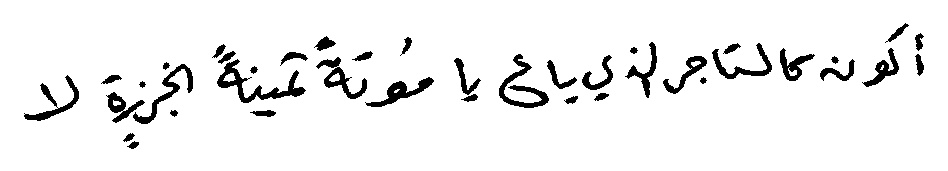
#> input picture arocr_v3/word-segmentation/test.jpg, 948 x 171 px
$ python -i page.py   (imports and definitions only)
#> lines starting #> are read from the running program, lines starting #| are printed output that depends on the picture; after the words box and inside, x2 and y2 are one past the last pixel; in counts of white or black regions, pixels touching at a corner belong together
### arocr_v3/word-segmentation/utils.py
# -*- coding: utf-8 -*-
"""
Helper functions for ocr project
"""
import numpy as np
import cv2


SMALL_HEIGHT = 800


# [5 lines left out: function implt, not called in this run]


def resize(img, height=SMALL_HEIGHT, always=True):
    """Resize image to given height."""
    # print(img.shape[1], img.shape[0])
    if (img.shape[0] > height or always):
        rat = height / img.shape[0]
        return cv2.resize(img, (int(rat * img.shape[1]), height))

    return img


def ratio(img, height=SMALL_HEIGHT):
    """Getting scale ratio."""
    return img.shape[0] / height


# [12 lines left out: function img_extend, not called in this run]

### arocr_v3/word-segmentation/page.py

"""
Crop background and transform perspective from the photo of page
"""
import numpy as np
import cv2
from utils import *

def detection(image):
    """Finding Page."""
    # Edge detection
    image_edges = _edges_detection(image, 0, 0)

    # Close gaps between edges (double page clouse => rectangle kernel)
    closed_edges = cv2.morphologyEx(image_edges,
                                    cv2.MORPH_CLOSE,
                                    np.ones((5, 5)))
    # Countours
    page_contour = _find_page_contours(closed_edges, resize(image))
    # Recalculate to original scale
    page_contour = page_contour.dot(ratio(image))
    # Transform prespective
    new_image = _persp_transform(image, page_contour)
    return new_image


def _edges_detection(img, minVal, maxVal):
    """Preprocessing (gray, thresh, filter, border) + Canny edge detection."""
    img = cv2.cvtColor(resize(img), cv2.COLOR_BGR2GRAY)

    img = cv2.bilateralFilter(img, 9, 75, 75)
    img = cv2.adaptiveThreshold(img, 255,
                                cv2.ADAPTIVE_THRESH_GAUSSIAN_C,
                                cv2.THRESH_BINARY, 115, 4)

    # Median blur replace center pixel by median of pixels under kelner
    # => removes thin details
    img = cv2.medianBlur(img, 11)

    # Add black border - detection of border touching pages
    img = cv2.copyMakeBorder(img, 5, 5, 5, 5,
                             cv2.BORDER_CONSTANT,
                             value=[0, 0, 0])
    return cv2.Canny(img, minVal, maxVal)


def _four_corners_sort(pts):
    """Sort corners in order: top-left, bot-left, bot-right, top-right."""
    diff = np.diff(pts, axis=1)
    summ = pts.sum(axis=1)
    return np.array([pts[np.argmin(summ)],
                     pts[np.argmax(diff)],
                     pts[np.argmax(summ)],
                     pts[np.argmin(diff)]])


def _contour_offset(cnt, offset):
    """Offset contour because of 5px border."""
    cnt += offset
    cnt[cnt < 0] = 0
    return cnt


def _find_page_contours(edges, img):
    """Finding corner points of page contour."""
    contours, hierarchy = cv2.findContours(edges, cv2.RETR_TREE, cv2.CHAIN_APPROX_SIMPLE)

    # Finding biggest rectangle otherwise return original corners
    height = edges.shape[0]
    width = edges.shape[1]
    MIN_COUNTOUR_AREA = height * width * 0.5
    MAX_COUNTOUR_AREA = (width - 10) * (height - 10)

    max_area = MIN_COUNTOUR_AREA
    page_contour = np.array([[0, 0],
                             [0, height-5],
                             [width-5, height-5],
                             [width-5, 0]])

    for cnt in contours:
        perimeter = cv2.arcLength(cnt, True)
        approx = cv2.approxPolyDP(cnt, 0.03 * perimeter, True)

        # Page has 4 corners and it is convex
        if (len(approx) == 4 and
                cv2.isContourConvex(approx) and
                max_area < cv2.contourArea(approx) < MAX_COUNTOUR_AREA):

            max_area = cv2.contourArea(approx)
            page_contour = approx[:, 0]

    # Sort corners and offset them
    page_contour = _four_corners_sort(page_contour)
    return _contour_offset(page_contour, (-5, -5))


def _persp_transform(img, s_points):
    """Transform perspective from start points to target points."""
    # Euclidean distance - calculate maximum height and width
    height = max(np.linalg.norm(s_points[0] - s_points[1]),
                 np.linalg.norm(s_points[2] - s_points[3]))
    width = max(np.linalg.norm(s_points[1] - s_points[2]),
                 np.linalg.norm(s_points[3] - s_points[0]))

    # Create target points
    t_points = np.array([[0, 0],
                        [0, height],
                        [width, height],
                        [width, 0]], np.float32)

    # getPerspectiveTransform() needs float32
    if s_points.dtype != np.float32:
        s_points = s_points.astype(np.float32)

    M = cv2.getPerspectiveTransform(s_points, t_points)
    return cv2.warpPerspective(img, M, (int(width), int(height)))

>>> import cv2
>>> picture = cv2.imread('test.jpg')
#> picture is the input picture: shape (171, 948, 3); min 0, max 255, mean 239.4
>>> result = detection(picture)
#> in resize, `return cv2.resize(img, (int(rat * img.shape[1]), height))`:
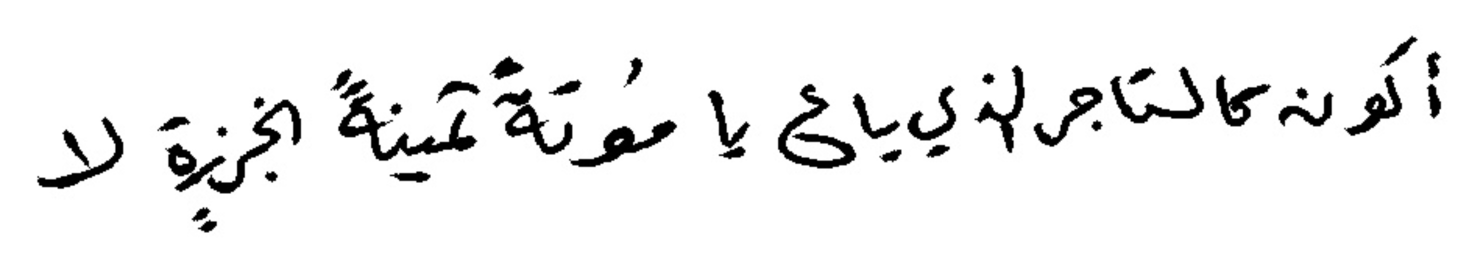
#> returned value: shape (800, 4435, 3) (shown at 1/3 size); min 0, max 255, mean 239.4
#> in _edges_detection, `img = cv2.adaptiveThreshold(img, 255, cv2.ADAPTIVE_THRESH_GAUSSIAN_C, ..`:
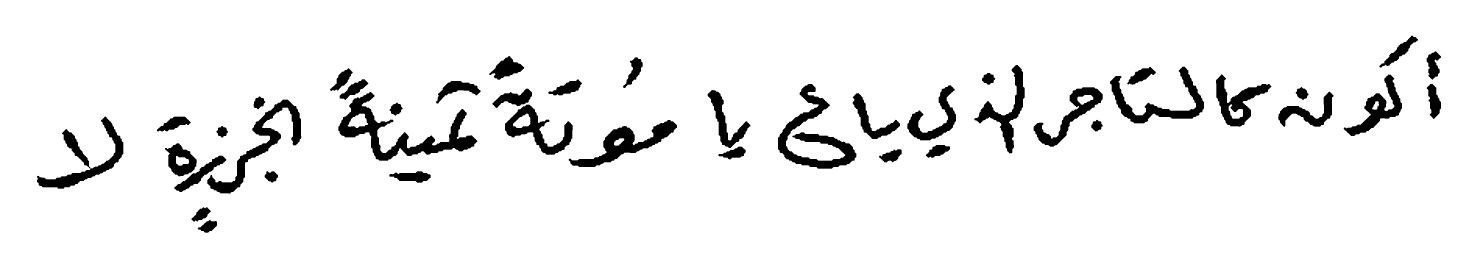
#> img: shape (800, 4435) (shown at 1/3 size); 93.7% white; 42 black regions, largest, box (x1, y1, x2, y2) and area: (1015, 276, 1432, 482) 21900, (2334, 252, 2569, 506) 17213, (622, 299, 904, 581) 14645
#> in _edges_detection, `img = cv2.medianBlur(img, 11)`: img: shape (800, 4435); 93.7% white; 43 black regions, largest, box (x1, y1, x2, y2) and area: (1015, 278, 1430, 482) 21906, (2334, 252, 2569, 506) 17171, (622, 299, 903, 580) 14589
#> in _edges_detection, `img = cv2.copyMakeBorder(img, 5, 5, 5, 5, cv2.BORDER_CONSTANT, value=[..`:
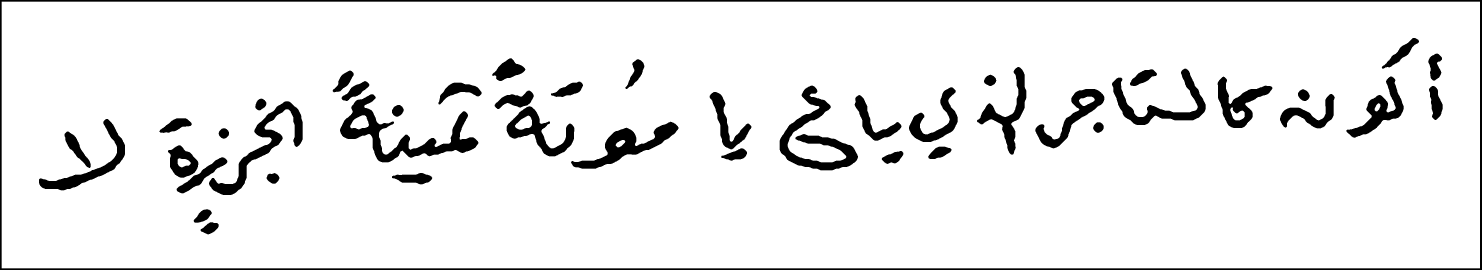
#> img: shape (810, 4445) (shown at 1/3 size); 92.4% white; 44 black regions, largest, box (x1, y1, x2, y2) and area: (0, 0, 4445, 810) 52450, (1020, 283, 1435, 487) 21906, (2339, 257, 2574, 511) 17171
#> in _edges_detection, `return cv2.Canny(img, minVal, maxVal)`:
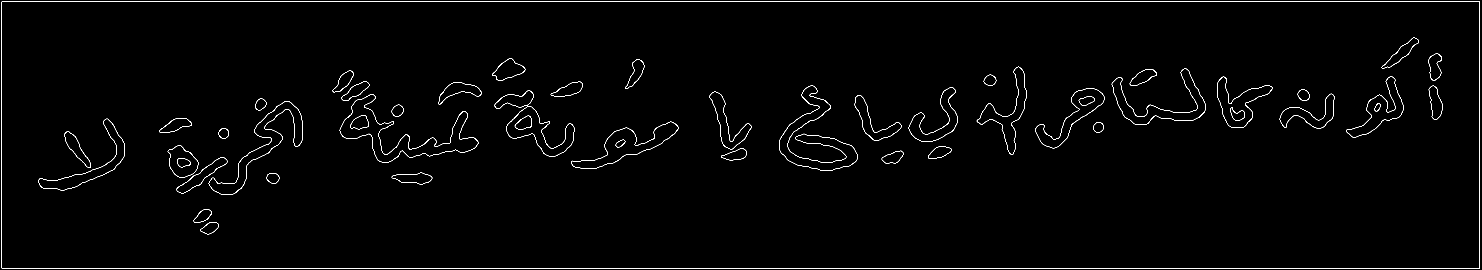
#> returned value: shape (810, 4445) (shown at 1/3 size); 0.85% white in thin lines or dots
#> in detection, `closed_edges = cv2.morphologyEx(image_edges, cv2.MORPH_CLOSE, np.ones(..`: closed_edges: shape (810, 4445); 0.87% white in thin lines or dots
#> in _find_page_contours, `contours, hierarchy = cv2.findContours(edges, cv2.RETR_TREE, cv2.CHAIN..`: contours = 100 contours; largest, box (x1, y1, x2, y2) and area: (4, 4, 4440, 805) 3547997, (4, 4, 4440, 805) 3547996, (1019, 282, 1435, 487) 23635, (1020, 282, 1435, 487) 23346, (2338, 256, 2574, 511) 17280
#> the loop in _find_page_contours, `for cnt in contours:` made 100 passes
#> (perimeter, max_area, page_contour) on pass 1: (10467.7, 3542767, [[4, 6], [5, 804], [4439, 804], [4438, 4]])
#> perimeter on passes 3 to 8: 146, 142.9, 152.3, 149.1, 115.4, 111.4
#> after the loop in _find_page_contours, `for cnt in contours:`: max_area = 3542767
#> in _four_corners_sort, `diff = np.diff(pts, axis=1)`: diff = [2, 799, -3635, -4434]
#> in _four_corners_sort, `summ = pts.sum(axis=1)`: summ = [10, 809, 5243, 4442]
#> in _contour_offset, `cnt += offset`: cnt = [[-1, 1], [0, 799], [4434, 799], [4433, -1]]
#> in detection, `page_contour = _find_page_contours(closed_edges, resize(image))`: page_contour = [[0, 1], [0, 799], [4434, 799], [4433, 0]]
#> in detection, `page_contour = page_contour.dot(ratio(image))`: page_contour = [[0, 0.214], [0, 170.8], [947.8, 170.8], [947.6, 0]]
#> in _persp_transform, `height = max(np.linalg.norm(s_points[0] - s_points[1]), np.linalg.norm..`: height = 170.8
#> in _persp_transform, `width = max(np.linalg.norm(s_points[1] - s_points[2]), np.linalg.norm(..`: width = 947.8
#> in _persp_transform, `t_points = np.array([[0, 0], [0, height], [width, height], [width, 0]]..`: t_points = [[0, 0], [0, 170.8], [947.8, 170.8], [947.8, 0]]
#> in _persp_transform, `s_points = s_points.astype(np.float32)`: s_points has the same summary as page_contour in detection
#> in _persp_transform, `M = cv2.getPerspectiveTransform(s_points, t_points)`: M = [[1, -1.63e-19, 2.78e-17], [0.000226, 1, -0.214], [1.32e-06, 1.32e-06, 1]]
#> in _persp_transform, `return cv2.warpPerspective(img, M, (int(width), int(height)))`:
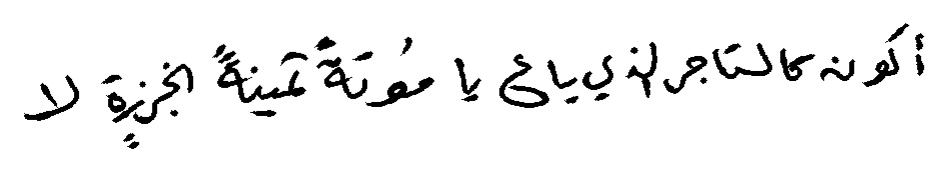
#> returned value: shape (170, 947, 3); min 0, max 255, mean 239.3
